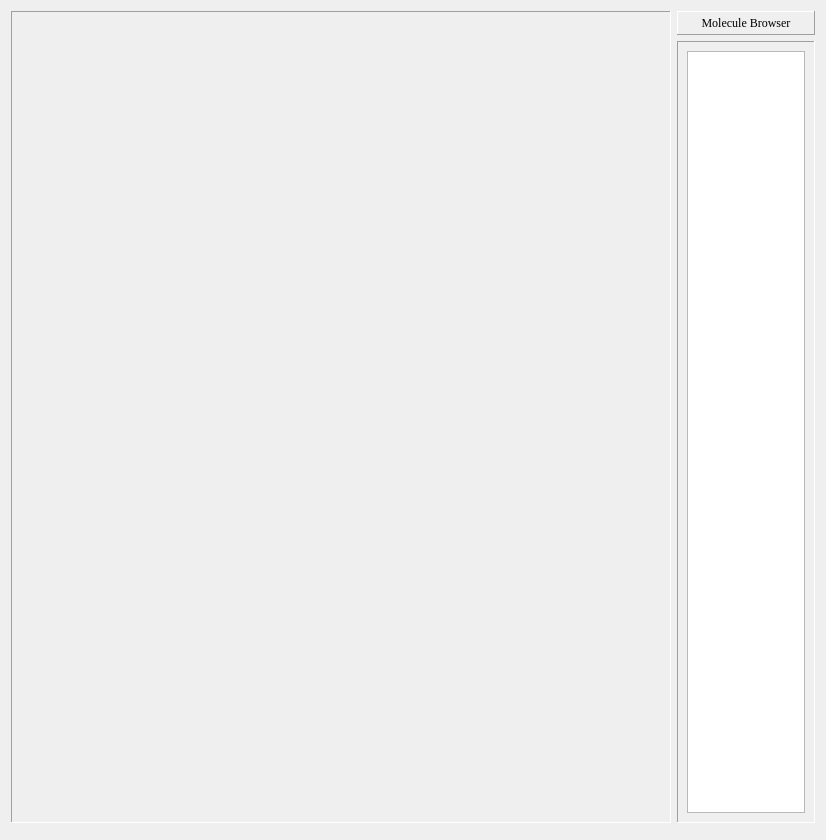
<?xml version="1.0" encoding="UTF-8"?>
<ui version="4.0">
 <class>MainWindowBase</class>
 <widget class="QWidget" name="MainWindowBase">
  <property name="geometry">
   <rect>
    <x>0</x>
    <y>0</y>
    <width>824</width>
    <height>840</height>
   </rect>
  </property>
  <property name="sizePolicy">
   <sizepolicy hsizetype="Preferred" vsizetype="Preferred">
    <horstretch>0</horstretch>
    <verstretch>0</verstretch>
   </sizepolicy>
  </property>
  <property name="minimumSize">
   <size>
    <width>0</width>
    <height>0</height>
   </size>
  </property>
  <property name="windowTitle">
   <string>MainWindowBase</string>
  </property>
  <layout class="QGridLayout" name="gridLayout_2">
   <item row="0" column="0">
    <widget class="QFrame" name="m_Frame_MainView">
     <property name="minimumSize">
      <size>
       <width>0</width>
       <height>0</height>
      </size>
     </property>
     <property name="frameShape">
      <enum>QFrame::Panel</enum>
     </property>
     <property name="frameShadow">
      <enum>QFrame::Sunken</enum>
     </property>
     <layout class="QGridLayout" name="gridLayout_3">
      <item row="0" column="0">
       <widget class="QSplitter" name="m_SplitViewer">
        <property name="sizePolicy">
         <sizepolicy hsizetype="Expanding" vsizetype="Expanding">
          <horstretch>0</horstretch>
          <verstretch>0</verstretch>
         </sizepolicy>
        </property>
        <property name="minimumSize">
         <size>
          <width>640</width>
          <height>480</height>
         </size>
        </property>
        <property name="orientation">
         <enum>Qt::Horizontal</enum>
        </property>
       </widget>
      </item>
     </layout>
    </widget>
   </item>
   <item row="0" column="1">
    <layout class="QGridLayout" name="gridLayout">
     <item row="0" column="0">
      <widget class="QLabel" name="label">
       <property name="minimumSize">
        <size>
         <width>138</width>
         <height>24</height>
        </size>
       </property>
       <property name="maximumSize">
        <size>
         <width>138</width>
         <height>24</height>
        </size>
       </property>
       <property name="font">
        <font>
         <family>Georgia</family>
        </font>
       </property>
       <property name="frameShape">
        <enum>QFrame::Panel</enum>
       </property>
       <property name="frameShadow">
        <enum>QFrame::Raised</enum>
       </property>
       <property name="text">
        <string>Molecule Browser</string>
       </property>
       <property name="alignment">
        <set>Qt::AlignCenter</set>
       </property>
      </widget>
     </item>
     <item row="1" column="0">
      <widget class="QFrame" name="m_Frame_MoleculeBrowser">
       <property name="sizePolicy">
        <sizepolicy hsizetype="Preferred" vsizetype="Preferred">
         <horstretch>0</horstretch>
         <verstretch>0</verstretch>
        </sizepolicy>
       </property>
       <property name="minimumSize">
        <size>
         <width>138</width>
         <height>0</height>
        </size>
       </property>
       <property name="maximumSize">
        <size>
         <width>138</width>
         <height>16777215</height>
        </size>
       </property>
       <property name="font">
        <font>
         <family>Georgia</family>
        </font>
       </property>
       <property name="frameShape">
        <enum>QFrame::Panel</enum>
       </property>
       <property name="frameShadow">
        <enum>QFrame::Sunken</enum>
       </property>
       <layout class="QGridLayout" name="gridLayout_5">
        <item row="0" column="0">
         <widget class="QListWidget" name="m_DataSetsListBox">
          <property name="minimumSize">
           <size>
            <width>118</width>
            <height>0</height>
           </size>
          </property>
         </widget>
        </item>
       </layout>
      </widget>
     </item>
    </layout>
   </item>
   <item row="1" column="0" colspan="2">
    <widget class="QFrame" name="m_PropertiesGroupBox">
     <property name="sizePolicy">
      <sizepolicy hsizetype="Preferred" vsizetype="Preferred">
       <horstretch>0</horstretch>
       <verstretch>0</verstretch>
      </sizepolicy>
     </property>
     <property name="minimumSize">
      <size>
       <width>0</width>
       <height>0</height>
      </size>
     </property>
     <property name="maximumSize">
      <size>
       <width>16777215</width>
       <height>16777215</height>
      </size>
     </property>
     <property name="frameShape">
      <enum>QFrame::Panel</enum>
     </property>
     <property name="frameShadow">
      <enum>QFrame::Sunken</enum>
     </property>
    </widget>
   </item>
  </layout>
 </widget>
 <customwidgets>
  <customwidget>
   <class>QFrame</class>
   <extends>QFrame</extends>
   <header>Qt3Support/QFrame</header>
   <container>1</container>
  </customwidget>
  <customwidget>
   <class>QListWidget</class>
   <extends>QFrame</extends>
   <header>QListWidget</header>
  </customwidget>
 </customwidgets>
 <resources/>
 <connections/>
</ui>
